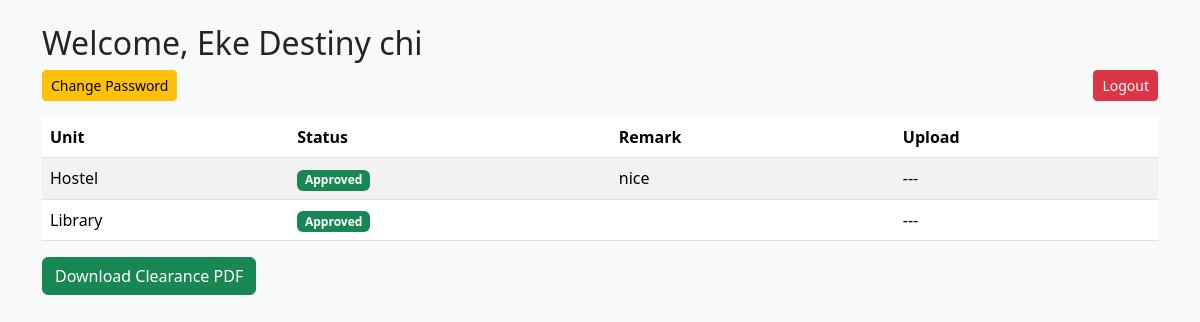
The page /student/dashboard (signed in) on the database its author committed.
### tables this page shows
CREATE TABLE students (
        id INTEGER PRIMARY KEY AUTOINCREMENT,
        user_id INTEGER,
        full_name TEXT,
        matric_no TEXT UNIQUE,
        department TEXT,
        level TEXT
    );

CREATE TABLE clearance_status (
        id INTEGER PRIMARY KEY AUTOINCREMENT,
        student_id INTEGER,
        unit_id INTEGER,
        status TEXT,
        remark TEXT,
        updated_at TEXT
    );

CREATE TABLE units (
        id INTEGER PRIMARY KEY AUTOINCREMENT,
        name TEXT UNIQUE
    );

### app.py (the view)
@app.route("/student/dashboard")
@login_required("student")
def student_dashboard():
    conn = get_db()
    student = conn.execute("""
        SELECT students.id, students.full_name, students.matric_no,
               students.department, students.level
        FROM students
        JOIN users ON students.user_id = users.id
        WHERE users.id = ?
    """, (session.get("user_id"),)).fetchone()
    if not student:
        conn.close()
        return redirect("/logout")
    statuses = conn.execute("""
        SELECT units.id AS unit_id, units.name, clearance_status.status, clearance_status.remark
        FROM clearance_status
        JOIN units ON clearance_status.unit_id = units.id
        WHERE clearance_status.student_id = ?
        ORDER BY units.name
    """, (student["id"],)).fetchall()
    cleared = all(s["status"] == "approved" for s in statuses)
    conn.close()
    return render_template("student/dashboard.html", student=student, statuses=statuses, cleared=cleared)

### app.py (called while the page is built)
def get_db():
    conn = sqlite3.connect(DB)
    conn.row_factory = sqlite3.Row
    return conn

def login_required(role):
    def wrapper(f):
        @wraps(f)
        def decorated(*args, **kwargs):
            if "role" not in session or session["role"] != role:
                return redirect("/")
            return f(*args, **kwargs)
        return decorated
    return wrapper

### templates/student/dashboard.html (shortened to what this page needs)
<!DOCTYPE html>
<html lang="en">
<head>
<link href="https://cdn.jsdelivr.net/npm/bootstrap@5.3.2/dist/css/bootstrap.min.css" rel="stylesheet">
</head>
<body class="bg-light">
<div class="container mt-4">
<h2>Welcome, {{ student['full_name'] }}</h2>
<div class="mb-3">
    <a href="{{ url_for('change_password') }}" class="btn btn-warning btn-sm">Change Password</a>
    <a href="{{ url_for('logout') }}" class="btn btn-danger btn-sm float-end">Logout</a>
</div>
<table class="table table-striped">
<thead><tr><th>Unit</th><th>Status</th><th>Remark</th><th>Upload</th></tr></thead>
<tbody>
{% for s in statuses %}
<tr>
    <td>{{ s['name'] }}</td>
    <td>
        {% if s['status']=='approved' %}
        <span class="badge bg-success">Approved</span>
        {% elif s['status']=='rejected' %}
        <span class="badge bg-danger">Rejected</span>
        {% else %}
        <span class="badge bg-warning">Pending</span>
        {% endif %}
    </td>
    <td>{{ s['remark'] }}</td>
    <td>
        {% if s['status'] != 'approved' %}
        <form method="POST" enctype="multipart/form-data" action="{{ url_for('upload_document', unit_id=s['unit_id']) }}">
            <input type="file" name="file" required class="form-control mb-1">
            <button class="btn btn-sm btn-primary w-100">Upload</button>
        </form>
        {% else %}
        ---
        {% endif %}
    </td>
</tr>
{% endfor %}
</tbody>
</table>
{% if cleared %}
<a href="{{ url_for('download_clearance') }}" class="btn btn-success">Download Clearance PDF</a>
{% endif %}
</div>
</body>
</html>

### rows shown on the page
students: full_name "Eke Destiny chi"
clearance_status: name "Hostel", status "Approved", remark "nice"
clearance_status: name "Library", status "Approved"
